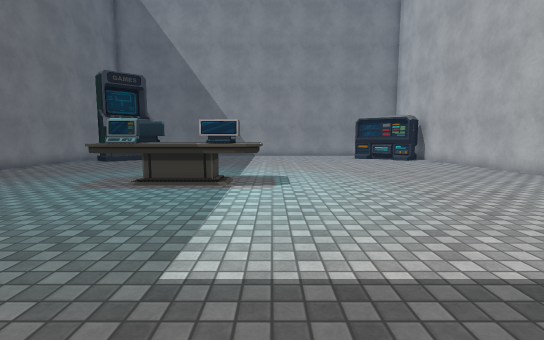
[1] (above)

14 first-person views from a walk through a Unity game level. The camera is 1.3 m above the floor, tilts 6° down and sees 85° across. The floor is counted in squares, 1 m on a side. Each view is taken from the middle of a square. On the plan, view 1 faces up. The plan holds only what a view shows up to about 14 squares ahead; the rest is blank. The player is left out. Some surface patterns are stand-ins.

[2]
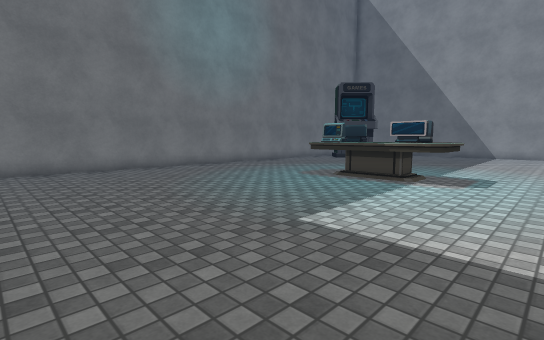

[3]
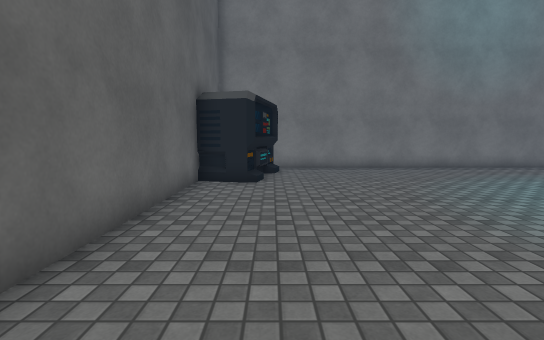

[4]
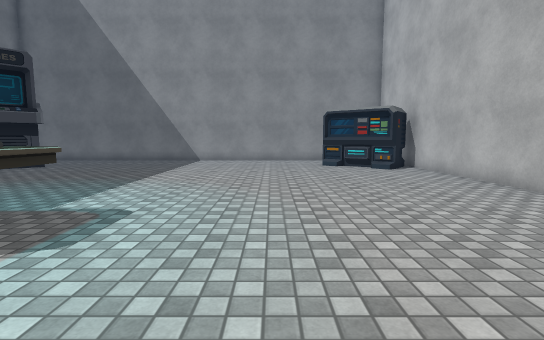

[5]
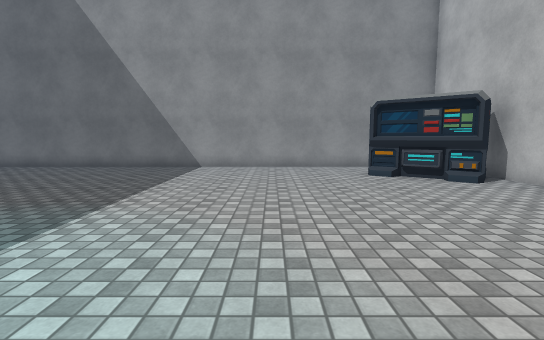

[6]
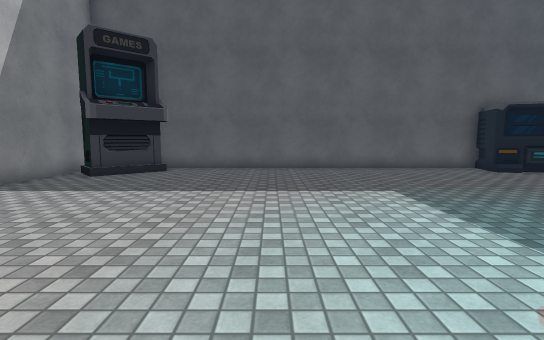

[7]
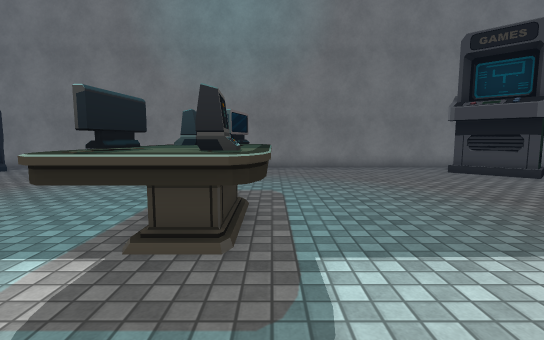

[8]
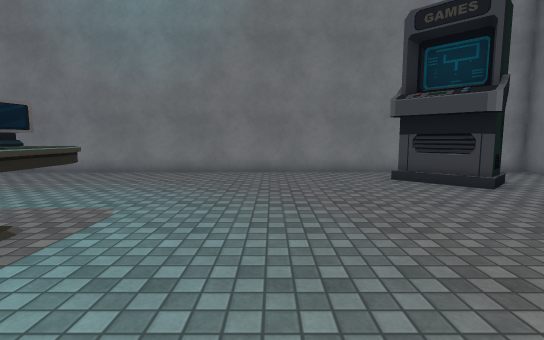

[9]
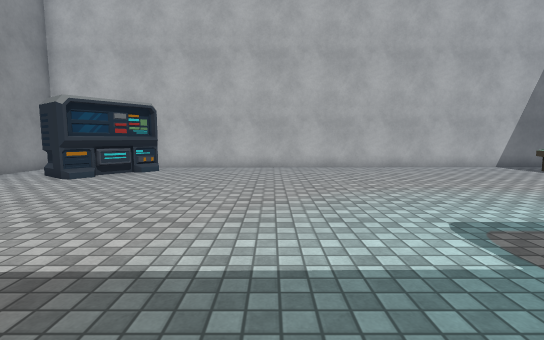

[10]
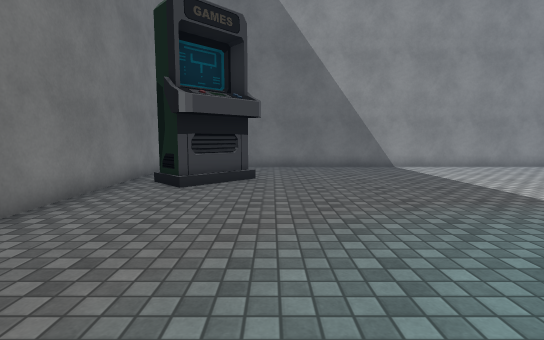

[11]
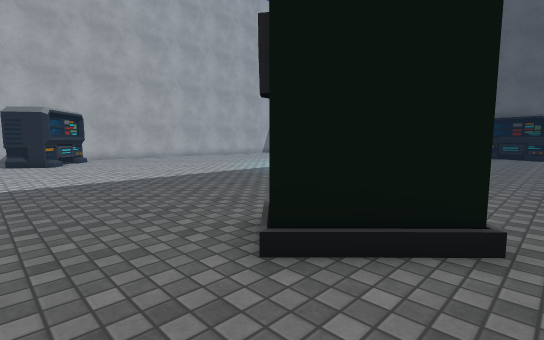

[12]
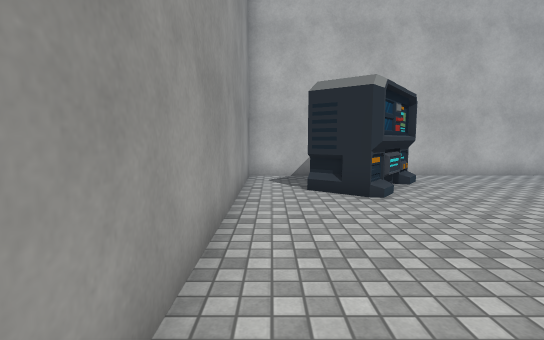

[13]
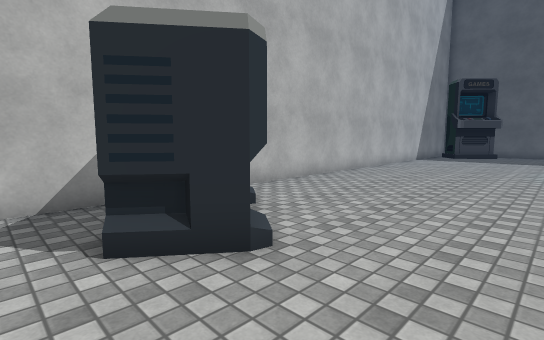

[14]
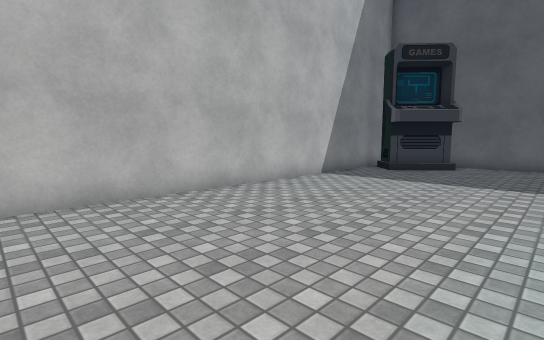

### Floor plan
Key: @ floor where view 1 was taken; # wall or solid block; . floor; O other object.
Columns run from 12 left of view 1 to 10 right of it. Each row starts with its distance up from view 1.
 23 #######################
 22 #.....................#
 21 #.................O#..#
 20 #.................## .#
 19 #..##.............OO###
 18 #.#O...............O#.#
 17 #..O..................#
 16 #.....................#
 15 #.....................#
 14 #.....................#
 13 #.....................#
 12 #.....................#
 11 #.....................#
 10 ##.....OOOOO..........#
  9  #.....OOOOOO.........#
  8  #.....OOOOOO.........#
  7  #....................#
  6  #....................#
  5  #....................#
  4  #....................#
  3  #....................#
  2  #....................#
  1  #....................#
  0  #..........@.........#
 -1  ##OO...............O##
 -2  #  ##.............#  #
 -3      ###############

Positions as (right, up) in squares from view 1, and headings:
1: (0, 0), facing up
2: (2, -1), facing up-left
3: (2, -1), facing left
4: (3, 5), facing up
5: (2, 9), facing up
6: (2, 10), facing down
7: (2, 10), facing left
8: (0, 13), facing left
9: (-4, 13), facing right
10: (-7, 9), facing up
11: (-11, 22), facing down-right
12: (-1, 22), facing right
13: (3, 22), facing down-right
14: (3, 12), facing down-right
